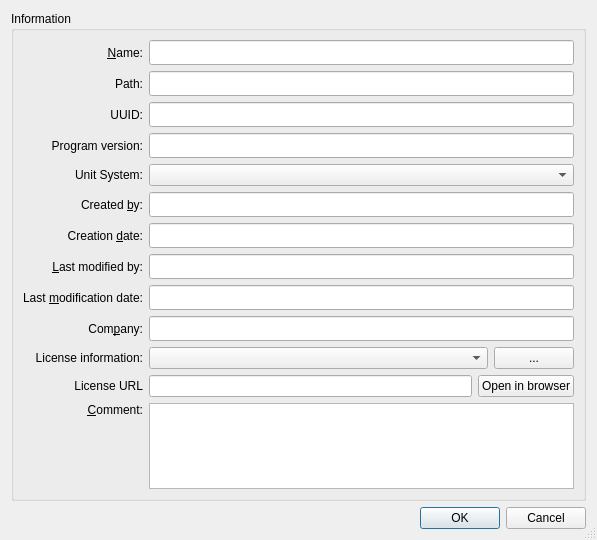
<?xml version="1.0" encoding="UTF-8"?>
<ui version="4.0">
 <class>Gui::Dialog::DlgProjectInformation</class>
 <widget class="QDialog" name="Gui::Dialog::DlgProjectInformation">
  <property name="geometry">
   <rect>
    <x>0</x>
    <y>0</y>
    <width>597</width>
    <height>540</height>
   </rect>
  </property>
  <property name="windowTitle">
   <string>Document information</string>
  </property>
  <property name="sizeGripEnabled">
   <bool>true</bool>
  </property>
  <property name="modal">
   <bool>true</bool>
  </property>
  <layout class="QGridLayout" name="gridLayout">
   <item row="0" column="0">
    <widget class="QGroupBox" name="groupBoxInfo">
     <property name="title">
      <string>Information</string>
     </property>
     <layout class="QGridLayout">
      <property name="leftMargin">
       <number>9</number>
      </property>
      <property name="topMargin">
       <number>9</number>
      </property>
      <property name="rightMargin">
       <number>9</number>
      </property>
      <property name="bottomMargin">
       <number>9</number>
      </property>
      <property name="spacing">
       <number>6</number>
      </property>
      <item row="0" column="0">
       <widget class="QLabel" name="textLabelName">
        <property name="text">
         <string>&amp;Name:</string>
        </property>
        <property name="alignment">
         <set>Qt::AlignRight|Qt::AlignTrailing|Qt::AlignVCenter</set>
        </property>
        <property name="buddy">
         <cstring>lineEditName</cstring>
        </property>
       </widget>
      </item>
      <item row="0" column="1">
       <widget class="QLineEdit" name="lineEditName">
        <property name="minimumSize">
         <size>
          <width>0</width>
          <height>25</height>
         </size>
        </property>
        <property name="readOnly">
         <bool>true</bool>
        </property>
       </widget>
      </item>
      <item row="1" column="0">
       <widget class="QLabel" name="textLabelPath">
        <property name="text">
         <string>Path:</string>
        </property>
        <property name="alignment">
         <set>Qt::AlignRight|Qt::AlignTrailing|Qt::AlignVCenter</set>
        </property>
       </widget>
      </item>
      <item row="1" column="1">
       <widget class="QLineEdit" name="lineEditPath">
        <property name="minimumSize">
         <size>
          <width>0</width>
          <height>25</height>
         </size>
        </property>
        <property name="readOnly">
         <bool>true</bool>
        </property>
       </widget>
      </item>
      <item row="2" column="0">
       <widget class="QLabel" name="textLabelUuid">
        <property name="text">
         <string>UUID:</string>
        </property>
        <property name="alignment">
         <set>Qt::AlignRight|Qt::AlignTrailing|Qt::AlignVCenter</set>
        </property>
       </widget>
      </item>
      <item row="2" column="1">
       <widget class="QLineEdit" name="lineEditUuid">
        <property name="minimumSize">
         <size>
          <width>0</width>
          <height>25</height>
         </size>
        </property>
        <property name="readOnly">
         <bool>true</bool>
        </property>
       </widget>
      </item>
      <item row="3" column="0">
       <widget class="QLabel" name="textLabelProgramVersion">
        <property name="text">
         <string>Program version:</string>
        </property>
        <property name="alignment">
         <set>Qt::AlignRight|Qt::AlignTrailing|Qt::AlignVCenter</set>
        </property>
       </widget>
      </item>
      <item row="3" column="1">
       <widget class="QLineEdit" name="lineEditProgramVersion">
        <property name="minimumSize">
         <size>
          <width>0</width>
          <height>25</height>
         </size>
        </property>
        <property name="readOnly">
         <bool>true</bool>
        </property>
       </widget>
      </item>
      <item row="4" column="0">
       <widget class="QLabel" name="textLabelUnitSystem">
        <property name="text">
         <string>Unit System:</string>
        </property>
        <property name="alignment">
         <set>Qt::AlignRight|Qt::AlignTrailing|Qt::AlignVCenter</set>
        </property>
       </widget>
      </item>
      <item row="4" column="1">
       <widget class="QComboBox" name="comboBox_unitSystem">
        <property name="toolTip">
         <string>Unit system for this file</string>
        </property>
       </widget>
      </item>
      <item row="5" column="0">
       <widget class="QLabel" name="textLabelCreator">
        <property name="text">
         <string>Created &amp;by:</string>
        </property>
        <property name="alignment">
         <set>Qt::AlignRight|Qt::AlignTrailing|Qt::AlignVCenter</set>
        </property>
        <property name="buddy">
         <cstring>lineEditCreator</cstring>
        </property>
       </widget>
      </item>
      <item row="5" column="1">
       <widget class="QLineEdit" name="lineEditCreator">
        <property name="minimumSize">
         <size>
          <width>0</width>
          <height>25</height>
         </size>
        </property>
       </widget>
      </item>
      <item row="6" column="0">
       <widget class="QLabel" name="textLabelCreateDate">
        <property name="text">
         <string>Creation &amp;date:</string>
        </property>
        <property name="alignment">
         <set>Qt::AlignRight|Qt::AlignTrailing|Qt::AlignVCenter</set>
        </property>
        <property name="buddy">
         <cstring>lineEditDate</cstring>
        </property>
       </widget>
      </item>
      <item row="6" column="1">
       <widget class="QLineEdit" name="lineEditDate">
        <property name="minimumSize">
         <size>
          <width>0</width>
          <height>25</height>
         </size>
        </property>
        <property name="readOnly">
         <bool>true</bool>
        </property>
       </widget>
      </item>
      <item row="7" column="0">
       <widget class="QLabel" name="textLabelLastMod">
        <property name="text">
         <string>&amp;Last modified by:</string>
        </property>
        <property name="alignment">
         <set>Qt::AlignRight|Qt::AlignTrailing|Qt::AlignVCenter</set>
        </property>
        <property name="buddy">
         <cstring>lineEditLastMod</cstring>
        </property>
       </widget>
      </item>
      <item row="7" column="1">
       <widget class="QLineEdit" name="lineEditLastMod">
        <property name="minimumSize">
         <size>
          <width>0</width>
          <height>25</height>
         </size>
        </property>
       </widget>
      </item>
      <item row="8" column="0">
       <widget class="QLabel" name="textLabelLastModDate">
        <property name="text">
         <string>Last &amp;modification date:</string>
        </property>
        <property name="alignment">
         <set>Qt::AlignRight|Qt::AlignTrailing|Qt::AlignVCenter</set>
        </property>
        <property name="buddy">
         <cstring>lineEditLastModDate</cstring>
        </property>
       </widget>
      </item>
      <item row="8" column="1">
       <widget class="QLineEdit" name="lineEditLastModDate">
        <property name="minimumSize">
         <size>
          <width>0</width>
          <height>25</height>
         </size>
        </property>
        <property name="readOnly">
         <bool>true</bool>
        </property>
       </widget>
      </item>
      <item row="9" column="0">
       <widget class="QLabel" name="textLabelCompany">
        <property name="text">
         <string>Com&amp;pany:</string>
        </property>
        <property name="alignment">
         <set>Qt::AlignRight|Qt::AlignTrailing|Qt::AlignVCenter</set>
        </property>
        <property name="buddy">
         <cstring>lineEditCompany</cstring>
        </property>
       </widget>
      </item>
      <item row="9" column="1">
       <widget class="QLineEdit" name="lineEditCompany">
        <property name="minimumSize">
         <size>
          <width>0</width>
          <height>25</height>
         </size>
        </property>
       </widget>
      </item>
      <item row="10" column="0">
       <widget class="QLabel" name="textLabelLicense">
        <property name="text">
         <string>License information:</string>
        </property>
        <property name="alignment">
         <set>Qt::AlignRight|Qt::AlignTrailing|Qt::AlignVCenter</set>
        </property>
       </widget>
      </item>
      <item row="10" column="1">
       <layout class="QHBoxLayout" name="horizontalLayout_3">
        <item>
         <widget class="QComboBox" name="comboLicense">
          <property name="sizePolicy">
           <sizepolicy hsizetype="Expanding" vsizetype="Fixed">
            <horstretch>0</horstretch>
            <verstretch>0</verstretch>
           </sizepolicy>
          </property>
         </widget>
        </item>
        <item>
         <widget class="QPushButton" name="pushButtonLicenses">
          <property name="text">
           <string notr="true">...</string>
          </property>
         </widget>
        </item>
       </layout>
      </item>
      <item row="11" column="0">
       <widget class="QLabel" name="textLabelLicenseURL">
        <property name="text">
         <string>License URL</string>
        </property>
        <property name="alignment">
         <set>Qt::AlignRight|Qt::AlignTrailing|Qt::AlignVCenter</set>
        </property>
       </widget>
      </item>
      <item row="11" column="1">
       <layout class="QHBoxLayout" name="horizontalLayout_2">
        <item>
         <widget class="QLineEdit" name="lineEditLicenseURL"/>
        </item>
        <item>
         <widget class="QPushButton" name="pushButtonOpenURL">
          <property name="text">
           <string>Open in browser</string>
          </property>
         </widget>
        </item>
       </layout>
      </item>
      <item row="12" column="0">
       <widget class="QLabel" name="textLabelComment">
        <property name="text">
         <string>&amp;Comment:</string>
        </property>
        <property name="alignment">
         <set>Qt::AlignRight|Qt::AlignTrailing|Qt::AlignVCenter</set>
        </property>
        <property name="buddy">
         <cstring>textEditComment</cstring>
        </property>
       </widget>
      </item>
      <item row="12" column="1" rowspan="2">
       <widget class="QTextEdit" name="textEditComment"/>
      </item>
      <item row="13" column="0">
       <spacer>
        <property name="orientation">
         <enum>Qt::Vertical</enum>
        </property>
        <property name="sizeType">
         <enum>QSizePolicy::Expanding</enum>
        </property>
        <property name="sizeHint" stdset="0">
         <size>
          <width>91</width>
          <height>240</height>
         </size>
        </property>
       </spacer>
      </item>
     </layout>
    </widget>
   </item>
   <item row="1" column="0">
    <widget class="QDialogButtonBox" name="buttonBox">
     <property name="standardButtons">
      <set>QDialogButtonBox::Cancel|QDialogButtonBox::Ok</set>
     </property>
    </widget>
   </item>
  </layout>
 </widget>
 <layoutdefault spacing="6" margin="11"/>
 <resources/>
 <connections>
  <connection>
   <sender>buttonBox</sender>
   <signal>accepted()</signal>
   <receiver>Gui::Dialog::DlgProjectInformation</receiver>
   <slot>accept()</slot>
   <hints>
    <hint type="sourcelabel">
     <x>298</x>
     <y>518</y>
    </hint>
    <hint type="destinationlabel">
     <x>298</x>
     <y>269</y>
    </hint>
   </hints>
  </connection>
  <connection>
   <sender>buttonBox</sender>
   <signal>rejected()</signal>
   <receiver>Gui::Dialog::DlgProjectInformation</receiver>
   <slot>reject()</slot>
   <hints>
    <hint type="sourcelabel">
     <x>298</x>
     <y>518</y>
    </hint>
    <hint type="destinationlabel">
     <x>298</x>
     <y>269</y>
    </hint>
   </hints>
  </connection>
 </connections>
</ui>
